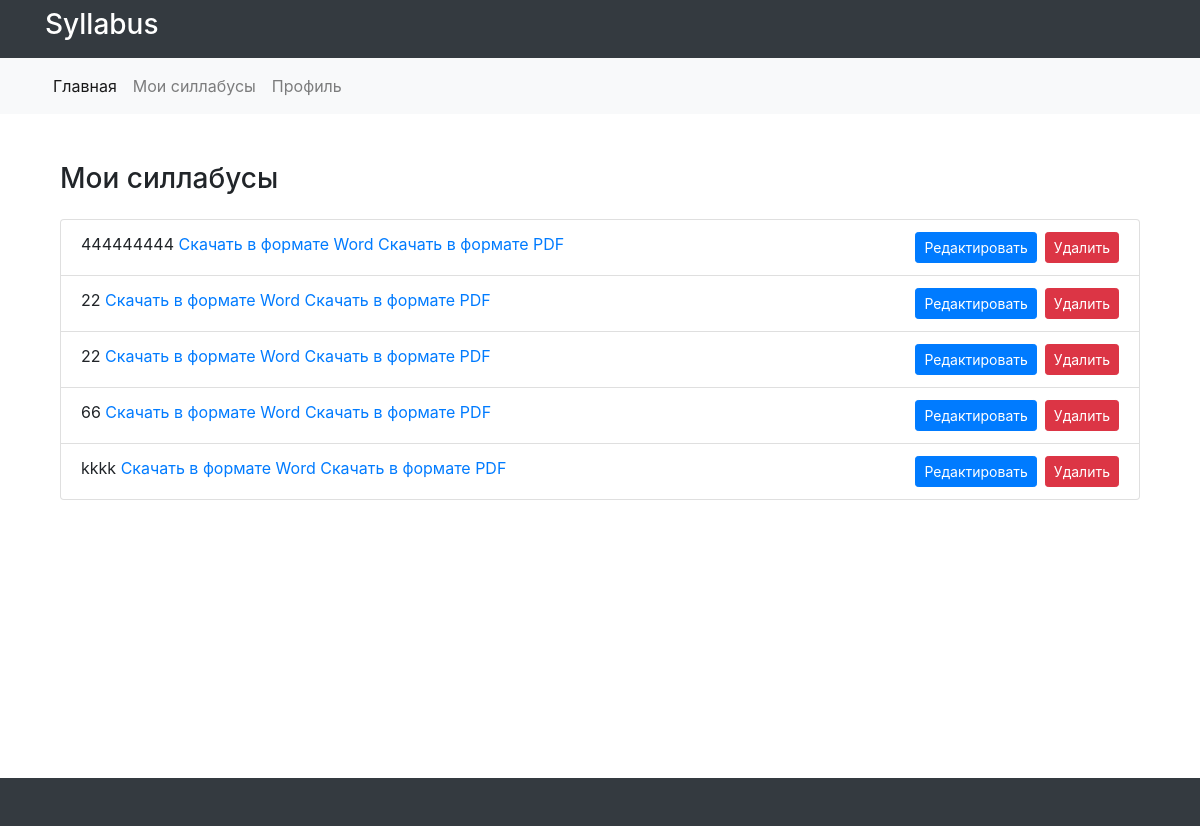
Screenshot of /syllabus/ (signed in) with the database file from the repository.
### syllabus/models.py (models this page shows, shortened)
class Syllabus(models.Model):
    created_by = models.ForeignKey(User, on_delete=models.CASCADE, null=True)
    name = models.CharField(max_length=255, verbose_name='Название силлабуса')
    discipline = models.ForeignKey('Discipline', on_delete=models.CASCADE, verbose_name='Дисциплина')
    education_level = models.ForeignKey('EducationLevel', on_delete=models.CASCADE, verbose_name='Уровень обучения')
    language = models.ForeignKey('Language', on_delete=models.CASCADE, verbose_name='Язык обучения')
    teacher = models.ForeignKey('Teacher', on_delete=models.CASCADE, verbose_name='Преподаватель')
    ects = models.IntegerField(verbose_name='Кредиты ECTS')
    total_hours = models.IntegerField(verbose_name='Всего часов')
    classroom_hours = models.IntegerField(verbose_name='Аудиторные часы')
    iw_hours = models.IntegerField(verbose_name='Самостоятельная работа (СРОП, СРО)')
    semester = models.IntegerField(verbose_name='Семестр')
    language_proficiency = models.ForeignKey('LanguageProficiency', on_delete=models.CASCADE, verbose_name='Уровень владения языком')
    prerequisites = models.CharField(max_length=255, verbose_name='Пререквизиты')
    educational_program = models.CharField(max_length=255, verbose_name='Образовательная программа')
    teaching_format = models.ForeignKey('TeachingFormat', on_delete=models.CASCADE, verbose_name='Формат обучения')
    time_class = models.CharField(max_length=255, verbose_name='Время и место проведения занятий')
    course_goal = models.TextField(verbose_name='Цель курса', default='Здесь может быть цель курса')
    approvals_syllabus = models.ManyToManyField('Director', through='Approval', blank=True, related_name='syllabus_approvals', verbose_name='Согласование')
    from_asu_repository = models.BooleanField(default=False, verbose_name='На основе ASU репозитории')
    class Meta:
        verbose_name = 'Силлабус'
        verbose_name_plural = 'Силлабус'

### syllabus/views.py (the view)
# urls.py: path('syllabus/', syllabus_list, name='syllabus_list'),
@login_required
def syllabus_list(request):
    user_syllabuses = Syllabus.objects.filter(created_by=request.user)
    return render(request, 'syllabus_list.html', {'syllabuses': user_syllabuses})

### syllabus/templates/syllabus_list.html
{% extends 'base.html' %}
{% block content %}
    <div class="container mt-4">
        <h3 class="mb-4">Мои силлабусы</h3>
        <ul class="list-group">
            {% for syllabus in syllabuses %}
                <li class="list-group-item">
                    {{ syllabus.name }}
                    <a href="{% url 'delete_syllabus' syllabus.id %}" class="btn btn-danger btn-sm float-right">Удалить</a>
                    <a href="{% url 'syllabus_detail_edit' syllabus.id %}" class="btn btn-primary btn-sm float-right mr-2">Редактировать</a>
<a href="{% url 'download_syllabus_docx' syllabus_id=syllabus.id %}">Скачать в формате Word</a>
<a href="{% url 'download_syllabus_pdf' syllabus_id=syllabus.id %}">Скачать в формате PDF</a>
                </li>
            {% endfor %}
        </ul>
    </div>
{% endblock %}

### rows the page displays
Syllabus: name "444444444"
Syllabus: name "22"
Syllabus: name "22"
Syllabus: name "66"
Syllabus: name "kkkk"
